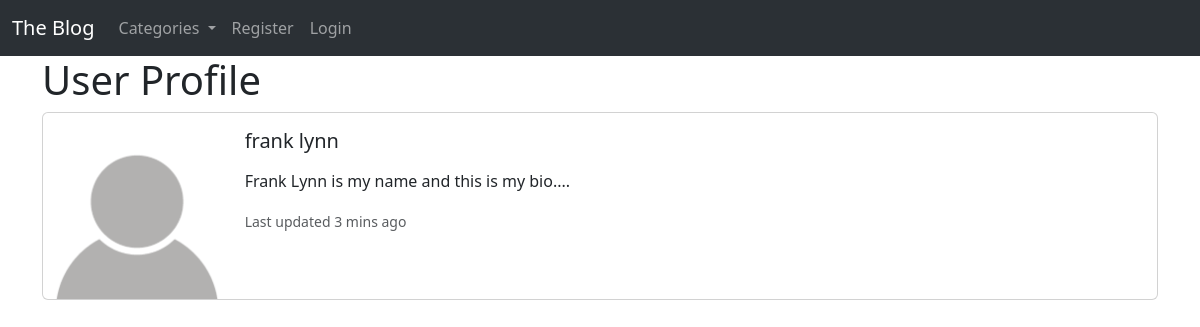
The page /members/3/profile/ on the database its author committed.
### theblog/models.py (models this page shows, shortened)
class Profile(models.Model):
    user = models.OneToOneField(User, null=True, on_delete=models.CASCADE)
    bio = models.TextField()
    profile_pic = models.ImageField(null=True, blank=True, upload_to='images/profile/')
    website_url = models.CharField(max_length=255, null=True, blank=True)
    fb_url = models.CharField(max_length=255, null=True, blank=True)
    twitter_url = models.CharField(max_length=255, null=True, blank=True)
    instagram_url = models.CharField(max_length=255, null=True, blank=True)
    pinterest_url = models.CharField(max_length=255, null=True, blank=True)

### members/views.py (the view)
# urls.py: path('<int:pk>/profile/', ShowProfilePageView.as_view(), name="show_profile_page"),
class ShowProfilePageView(DetailView):
    model = Profile
    template_name = 'registration/user_profile.html'
    def get_context_data(self, *args, **kwargs):
        context = super(ShowProfilePageView, self).get_context_data(*args, **kwargs)
        page_user = get_object_or_404(Profile, id=self.kwargs['pk'])
        context['page_user']= page_user
        return context

### theblog/context_proccessors.py (called while the page is built)
def navbar_context(request):
    return {'cat_menu': Category.objects.all(), }

### theblog/models.py (called while the page is built)
    def __str__(self):
        return self.name

### members/templates/registration/user_profile.html (shortened to what this page needs)
{% extends 'base.html' %}
{% load static %}
{% block content %}
<h1>User Profile</h1>
<div class="card mb-3">
    <div class="row g-0">
        <div class="col-md-2">
            {% if page_user.profile_pic %}
                <img src="{{page_user.profile_pic.url}}" class="img-fluid rounded-start" alt="...">
            {% else %}
                <img src="{% static 'theblog/images/default-profile.png' %}" class="img-fluid rounded-start" alt="...">
            {% endif %}
        </div>
        <div class="col-md-10">
            <div class="card-body">
                <h5 class="card-title">{{ page_user.user.first_name }} {{ page_user.user.last_name }} </h5>
                <p class="card-text">
                    {{page_user.bio}}
                </p>
                <p class="card-text"><small class="text-muted">Last updated 3 mins ago</small></p>
            </div>
        </div>
    </div>
</div>
{% endblock %}

### rows shown on the page
Profile: user.first_name "frank", user.last_name "lynn", bio "Frank Lynn is my name and this is my bio...."
